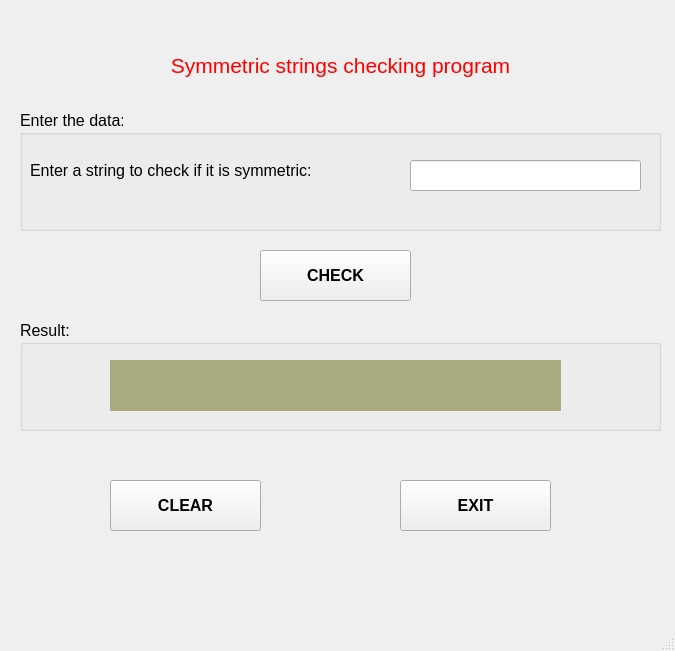
<?xml version="1.0" encoding="UTF-8"?>
<ui version="4.0">
 <class>MainWindow</class>
 <widget class="QMainWindow" name="MainWindow">
  <property name="geometry">
   <rect>
    <x>0</x>
    <y>0</y>
    <width>675</width>
    <height>651</height>
   </rect>
  </property>
  <property name="windowTitle">
   <string>Thôi Cẩm Đào K234111428</string>
  </property>
  <widget class="QWidget" name="centralwidget">
   <widget class="QLabel" name="label">
    <property name="geometry">
     <rect>
      <x>110</x>
      <y>40</y>
      <width>461</width>
      <height>51</height>
     </rect>
    </property>
    <property name="text">
     <string>&lt;html&gt;&lt;head/&gt;&lt;body&gt;&lt;p align=&quot;center&quot;&gt;&lt;span style=&quot; font-size:16pt; color:#ff0000;&quot;&gt;Symmetric strings checking program&lt;/span&gt;&lt;/p&gt;&lt;/body&gt;&lt;/html&gt;</string>
    </property>
   </widget>
   <widget class="QGroupBox" name="groupBox">
    <property name="geometry">
     <rect>
      <x>20</x>
      <y>110</y>
      <width>641</width>
      <height>121</height>
     </rect>
    </property>
    <property name="font">
     <font>
      <pointsize>12</pointsize>
     </font>
    </property>
    <property name="title">
     <string>Enter the data:</string>
    </property>
    <widget class="QLabel" name="label_2">
     <property name="geometry">
      <rect>
       <x>10</x>
       <y>40</y>
       <width>371</width>
       <height>41</height>
      </rect>
     </property>
     <property name="text">
      <string>Enter a string to check if it is symmetric:</string>
     </property>
    </widget>
    <widget class="QLineEdit" name="lineEdit">
     <property name="geometry">
      <rect>
       <x>390</x>
       <y>50</y>
       <width>231</width>
       <height>31</height>
      </rect>
     </property>
    </widget>
   </widget>
   <widget class="QPushButton" name="pushButton">
    <property name="geometry">
     <rect>
      <x>260</x>
      <y>250</y>
      <width>151</width>
      <height>51</height>
     </rect>
    </property>
    <property name="font">
     <font>
      <pointsize>12</pointsize>
      <weight>75</weight>
      <bold>true</bold>
     </font>
    </property>
    <property name="text">
     <string>CHECK</string>
    </property>
    <property name="icon">
     <iconset>
      <normaloff>images/326568_check_circle_icon.png</normaloff>images/326568_check_circle_icon.png</iconset>
    </property>
   </widget>
   <widget class="QGroupBox" name="groupBox_2">
    <property name="geometry">
     <rect>
      <x>20</x>
      <y>320</y>
      <width>641</width>
      <height>111</height>
     </rect>
    </property>
    <property name="font">
     <font>
      <pointsize>12</pointsize>
     </font>
    </property>
    <property name="title">
     <string>Result:</string>
    </property>
    <widget class="QLabel" name="label_3">
     <property name="geometry">
      <rect>
       <x>90</x>
       <y>40</y>
       <width>451</width>
       <height>51</height>
      </rect>
     </property>
     <property name="styleSheet">
      <string notr="true">background-color: rgb(170, 170, 127);</string>
     </property>
     <property name="text">
      <string>&lt;html&gt;&lt;head/&gt;&lt;body&gt;&lt;p&gt;&lt;br/&gt;&lt;/p&gt;&lt;/body&gt;&lt;/html&gt;</string>
     </property>
    </widget>
   </widget>
   <widget class="QPushButton" name="pushButton_2">
    <property name="geometry">
     <rect>
      <x>110</x>
      <y>480</y>
      <width>151</width>
      <height>51</height>
     </rect>
    </property>
    <property name="font">
     <font>
      <pointsize>12</pointsize>
      <weight>75</weight>
      <bold>true</bold>
     </font>
    </property>
    <property name="text">
     <string>CLEAR</string>
    </property>
    <property name="icon">
     <iconset>
      <normaloff>images/8687837_ic_fluent_text_clear_formatting_icon.png</normaloff>images/8687837_ic_fluent_text_clear_formatting_icon.png</iconset>
    </property>
   </widget>
   <widget class="QPushButton" name="pushButton_3">
    <property name="geometry">
     <rect>
      <x>400</x>
      <y>480</y>
      <width>151</width>
      <height>51</height>
     </rect>
    </property>
    <property name="font">
     <font>
      <pointsize>12</pointsize>
      <weight>75</weight>
      <bold>true</bold>
     </font>
    </property>
    <property name="text">
     <string>EXIT</string>
    </property>
    <property name="icon">
     <iconset>
      <normaloff>../EX23/images/9104334_sign out_logout_exit_out_icon.png</normaloff>../EX23/images/9104334_sign out_logout_exit_out_icon.png</iconset>
    </property>
   </widget>
  </widget>
  <widget class="QMenuBar" name="menubar">
   <property name="geometry">
    <rect>
     <x>0</x>
     <y>0</y>
     <width>675</width>
     <height>26</height>
    </rect>
   </property>
  </widget>
  <widget class="QStatusBar" name="statusbar"/>
 </widget>
 <resources/>
 <connections/>
</ui>
